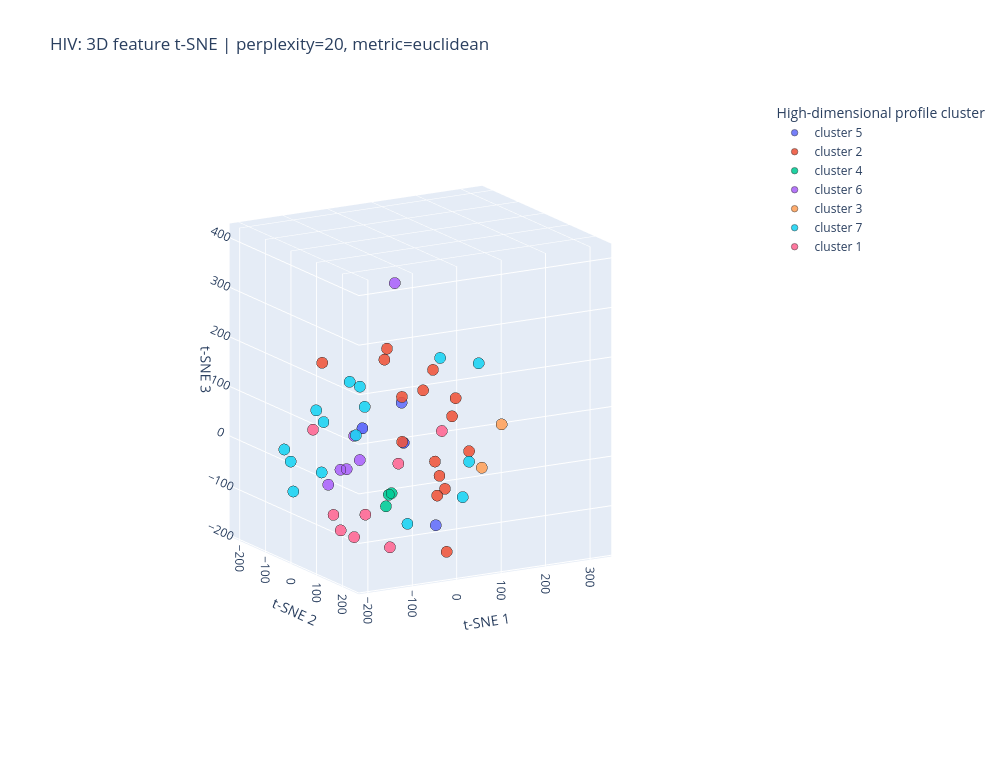

Here is the notebook cell this chart was saved with:
### Markdown cell above
### Interactive 3D HIV feature t-SNE

Each dot is one of the 63 HIV features, not one participant. Cluster colors are fixed from the original high-dimensional partial-correlation profiles before t-SNE is fitted. The starting camera is selected reproducibly to improve 2D cluster visibility, but rotating the camera does not change cluster membership and should not be treated as evidence of separation. Hover over points for feature names; keeping labels off the plot avoids unreadable overlap.

### Code cell
TSNE_3D_PERPLEXITY = 20
TSNE_3D_METRIC = "euclidean"
coords_3d, _, used_perplexity_3d = figure4_graphical_lasso_plots._fit_profile_tsne(
    partial,
    seed=revision_config.SEED,
    perplexity=TSNE_3D_PERPLEXITY,
    n_components=3,
    metric=TSNE_3D_METRIC,
)
camera_view = figure4_graphical_lasso_plots.choose_tsne_3d_view(coords_3d, cluster_labels)

tsne_3d_df = pd.DataFrame({
    "feature_index": np.arange(len(feature_names_for_plot)),
    "feature": feature_names_for_plot,
    "tsne_1": coords_3d[:, 0],
    "tsne_2": coords_3d[:, 1],
    "tsne_3": coords_3d[:, 2],
    "profile_cluster": [f"cluster {int(label)}" for label in cluster_labels],
})

try:
    import plotly.express as px
    azimuth = np.deg2rad(camera_view["azimuth"])
    elevation = np.deg2rad(camera_view["elevation"])
    radius = 1.8
    camera_eye = dict(
        x=radius * np.cos(elevation) * np.cos(azimuth),
        y=radius * np.cos(elevation) * np.sin(azimuth),
        z=radius * np.sin(elevation),
    )
    fig_3d = px.scatter_3d(
        tsne_3d_df,
        x="tsne_1",
        y="tsne_2",
        z="tsne_3",
        color="profile_cluster",
        hover_name="feature",
        hover_data={"feature_index": True, "tsne_1": False, "tsne_2": False, "tsne_3": False},
        title=(
            f"HIV: 3D feature t-SNE | perplexity={used_perplexity_3d:.0f}, "
            f"metric={TSNE_3D_METRIC}"
        ),
        width=1000,
        height=760,
    )
    fig_3d.update_traces(marker=dict(size=6.5, opacity=0.88, line=dict(width=0.5, color="#222222")))
    fig_3d.update_layout(
        scene=dict(
            camera=dict(eye=camera_eye, projection=dict(type="orthographic")),
            aspectmode="data",
            xaxis_title="t-SNE 1",
            yaxis_title="t-SNE 2",
            zaxis_title="t-SNE 3",
        ),
        legend_title_text="High-dimensional profile cluster",
    )
    fig_3d.show()
except Exception as exc:
    print(f"Interactive Plotly view unavailable: {exc!r}")
    figure4_graphical_lasso_plots.plot_profile_tsne_3d(
        partial,
        cluster_labels,
        feature_names=feature_names_for_plot,
        seed=revision_config.SEED,
        perplexity=TSNE_3D_PERPLEXITY,
        metric=TSNE_3D_METRIC,
    )
    plt.show()

display(pd.DataFrame([camera_view]).round(3))

### Figure 1 — Plotly figure (JSON) as saved in the notebook; plotly's stock layout.template omitted (floating-point values rounded to 4 significant figures)
{"data": [{"customdata": [[0], [1], [2], [3], [4], [5], [6], [7], [8], [16], [18], [26], [56], [57]], "hovertemplate": "<b>%{hovertext}</b><br><br>profile_cluster=cluster 5<br>feature_index=%{customdata[0]}<extra></extra>", "hovertext": ["spikeProduction_D1D2", "spikeDecay_D1D2", "spikeProduction_D3", "spikeDecay_D3", "RBDProduction_D1D2", "RBDDecay_D1D2", "RBDProduction_D3", "RBDDecay_D3", "V1_blood_IgGspike", "V10_blood_IgGspike", "V1_blood_IgGRBD", "V10_blood_IgGRBD", "RATIO_CD4CD8", "V8Neut"], "legendgroup": "cluster 5", "marker": {"color": "#636efa", "line": {"color": "#222222", "width": 0.5}, "opacity": 0.88, "size": 6.5, "symbol": "circle"}, "mode": "markers", "name": "cluster 5", "scene": "scene", "showlegend": true, "type": "scatter3d", "x": [-44.83, 41.25, 16.67, 16.67, 16.67, 16.67, 16.67, 16.67, 16.67, 16.67, 16.67, 16.67, -46.06, -46.06], "y": [126.6, 110.9, 28.12, 28.12, 28.12, 28.12, 28.12, 28.12, 28.12, 28.12, 28.12, 28.12, -23.86, -23.86], "z": [128.7, -133.6, 16.8, 16.8, 16.8, 16.8, 16.8, 16.8, 16.8, 16.8, 16.8, 16.8, 42.46, 42.46]}, {"customdata": [[9], [10], [11], [12], [13], [19], [20], [21], [22], [23], [28], [29], [38], [59], [60]], "hovertemplate": "<b>%{hovertext}</b><br><br>profile_cluster=cluster 2<br>feature_index=%{customdata[0]}<extra></extra>", "hovertext": ["V4_blood_IgGspike", "V4a_blood_IgGspike", "V6_blood_IgGspike", "V8_blood_IgGspike", "V8a_blood_IgGspike", "V4_blood_IgGRBD", "V4a_blood_IgGRBD", "V6_blood_IgGRBD", "V8_blood_IgGRBD", "V8a_blood_IgGRBD", "V4_Saliva_IgGspike", "V4_Saliva_IgGRBD", "V4_Saliva_IgAspike", "V7_ACE2", "V8_ACE2"], "legendgroup": "cluster 2", "marker": {"color": "#EF553B", "line": {"color": "#222222", "width": 0.5}, "opacity": 0.88, "size": 6.5, "symbol": "circle"}, "mode": "markers", "name": "cluster 2", "scene": "scene", "showlegend": true, "type": "scatter3d", "x": [23.14, 5.418, 9.482, 149.7, 155.9, 112.7, -15.14, 176.3, 145.8, 80.93, 76.6, -106.0, 86.6, 97.61, 127.6], "y": [-47.97, 215.2, 180.3, -13.66, -90.92, -144.9, 8.215, 6.466, -34.37, 31.19, -81.6, -76.85, 37.74, -36.34, 38.49], "z": [188.2, -158.3, -13.75, 42.7, -67.44, 56.16, 184.1, -26.54, -108.0, 155.9, -14.92, 170.2, -96.99, 96.8, 94.31]}, {"customdata": [[14], [27], [61]], "hovertemplate": "<b>%{hovertext}</b><br><br>profile_cluster=cluster 4<br>feature_index=%{customdata[0]}<extra></extra>", "hovertext": ["V8b_blood_IgGspike", "V11_blood_IgGRBD", "V8b_ACE2"], "legendgroup": "cluster 4", "marker": {"color": "#00cc96", "line": {"color": "#222222", "width": 0.5}, "opacity": 0.88, "size": 6.5, "symbol": "circle"}, "mode": "markers", "name": "cluster 4", "scene": "scene", "showlegend": true, "type": "scatter3d", "x": [18.58, -47.9, 47.35], "y": [-32.8, 92.77, -93.96], "z": [-102.4, -61.21, -143.8]}, {"customdata": [[15], [25], [36], [37], [58], [62]], "hovertemplate": "<b>%{hovertext}</b><br><br>profile_cluster=cluster 6<br>feature_index=%{customdata[0]}<extra></extra>", "hovertext": ["V9_blood_IgGspike", "V9_blood_IgGRBD", "V9_Saliva_IgGspike", "V9_Saliva_IgGRBD", "V9Neut", "V9_ACE2"], "legendgroup": "cluster 6", "marker": {"color": "#ab63fa", "line": {"color": "#222222", "width": 0.5}, "opacity": 0.88, "size": 6.5, "symbol": "circle"}, "mode": "markers", "name": "cluster 6", "scene": "scene", "showlegend": true, "type": "scatter3d", "x": [-131.2, 32.59, -52.25, -10.39, -67.88, -104.4], "y": [249.7, -170.5, -146.3, -117.8, -71.79, 15.56], "z": [410.1, -66.29, -99.14, 0.4237, -49.66, -23.18]}, {"customdata": [[17], [24]], "hovertemplate": "<b>%{hovertext}</b><br><br>profile_cluster=cluster 3<br>feature_index=%{customdata[0]}<extra></extra>", "hovertext": ["V11_blood_IgGspike", "V8b_blood_IgGRBD"], "legendgroup": "cluster 3", "marker": {"color": "#FFA15A", "line": {"color": "#222222", "width": 0.5}, "opacity": 0.88, "size": 6.5, "symbol": "circle"}, "mode": "markers", "name": "cluster 3", "scene": "scene", "showlegend": true, "type": "scatter3d", "x": [199.9, 140.4], "y": [92.44, 118.4], "z": [44.3, -29.18]}, {"customdata": [[30], [31], [32], [33], [34], [35], [39], [40], [41], [42], [43], [44], [45], [46], [47]], "hovertemplate": "<b>%{hovertext}</b><br><br>profile_cluster=cluster 7<br>feature_index=%{customdata[0]}<extra></extra>", "hovertext": ["V5_Saliva_IgGspike", "V5_Saliva_IgGRBD", "V8_Saliva_IgGspike", "V8_Saliva_IgGRBD", "V8b_Saliva_IgGspike", "V8b_Saliva_IgGRBD", "V4_Saliva_IgARBD", "V5_Saliva_IgAspike", "V5_Saliva_IgARBD", "V8_Saliva_IgAspike", "V8_Saliva_IgARBD", "V8b_Saliva_IgAspike", "V8b_Saliva_IgARBD", "V9_Saliva_IgAspike", "V9_Saliva_IgARBD"], "legendgroup": "cluster 7", "marker": {"color": "#19d3f3", "line": {"color": "#222222", "width": 0.5}, "opacity": 0.88, "size": 6.5, "symbol": "circle"}, "mode": "markers", "name": "cluster 7", "scene": "scene", "showlegend": true, "type": "scatter3d", "x": [1.784, 164.1, 245.3, -203.7, -26.85, -60.2, 331.0, -198.2, -171.6, -130.3, -94.24, 69.25, -69.74, -153.1, -126.8], "y": [-156.6, -85.2, -113.0, -30.48, -66.99, 176.0, -224.0, 80.39, -75.75, -29.63, -120.4, 167.1, 25.98, -143.0, 90.36], "z": [98.96, 141.8, -84.79, -5.315, 113.8, -102.2, 76.56, -2.173, -80.41, 64.79, 62.6, -67.72, 100.5, -13.68, 65.51]}, {"customdata": [[48], [49], [50], [51], [52], [53], [54], [55]], "hovertemplate": "<b>%{hovertext}</b><br><br>profile_cluster=cluster 1<br>feature_index=%{customdata[0]}<extra></extra>", "hovertext": ["V8_IFNg", "V9_IFNg", "V8_IL2", "V9_IL2", "V9Dual", "V8Dual", "IFNG_production", "Il2_production"], "legendgroup": "cluster 1", "marker": {"color": "#FF6692", "line": {"color": "#222222", "width": 0.5}, "opacity": 0.88, "size": 6.5, "symbol": "circle"}, "mode": "markers", "name": "cluster 1", "scene": "scene", "showlegend": true, "type": "scatter3d", "x": [-131.3, -52.71, -25.32, -77.28, -63.38, -79.87, 32.39, -127.4], "y": [11.07, -205.0, 47.29, 170.2, 17.6, -50.35, 149.8, 84.6], "z": [-112.8, -1.631, -183.9, 20.29, -119.9, -165.3, 66.63, -141.2]}], "layout": {"height": 760, "legend": {"title": {"text": "High-dimensional profile cluster"}, "tracegroupgap": 0}, "scene": {"aspectmode": "data", "camera": {"eye": {"x": 0.8693, "y": -1.506, "z": -0.4659}, "projection": {"type": "orthographic"}}, "domain": {"x": [0, 1], "y": [0, 1]}, "xaxis": {"title": {"text": "t-SNE 1"}}, "yaxis": {"title": {"text": "t-SNE 2"}}, "zaxis": {"title": {"text": "t-SNE 3"}}}, "title": {"text": "HIV: 3D feature t-SNE | perplexity=20, metric=euclidean"}, "width": 1000}}
